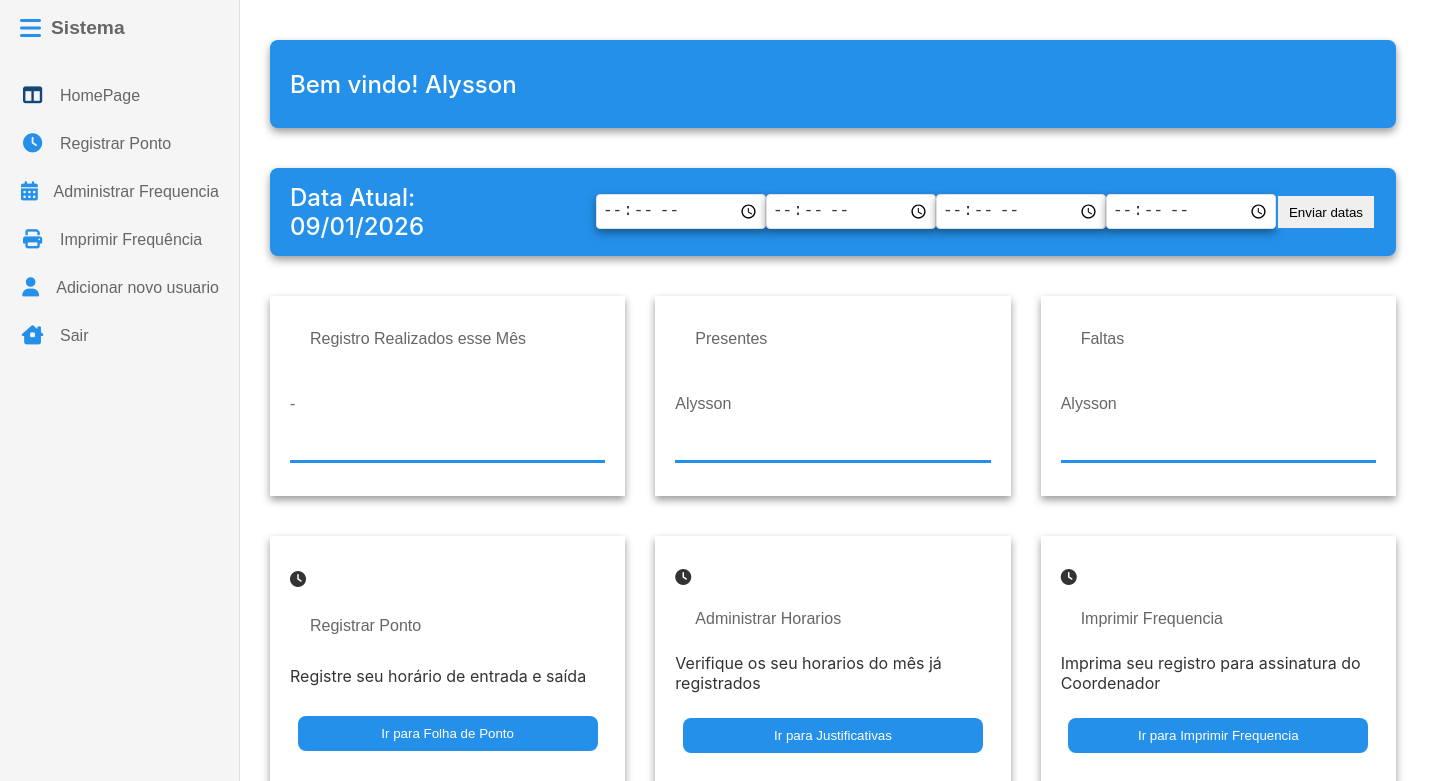
The page /home.php (signed in) on the database as committed earlier.
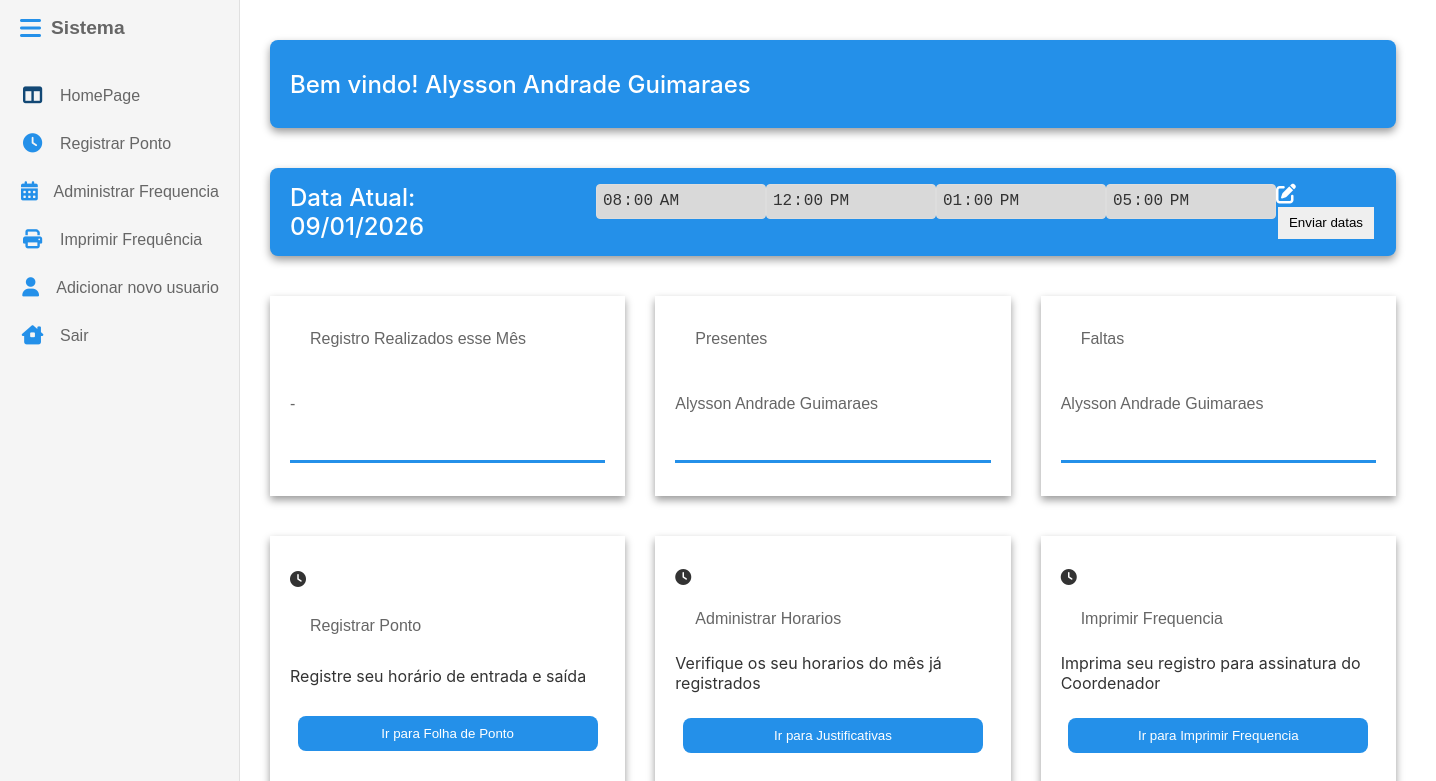
The same page on the database as committed later.
### tables this page shows
CREATE TABLE `usuario` (
  `id` int(11) NOT NULL AUTO_INCREMENT,
  `nome` varchar(100) NOT NULL,
  `cpf` varchar(14) NOT NULL,
  `setor` char(7) DEFAULT NULL,
  `permissoes` enum('administrador','usuario') DEFAULT NULL,
  `username` varchar(100) NOT NULL,
  `email` varchar(250) NOT NULL,
  `senha` varchar(250) NOT NULL,
  PRIMARY KEY (`id`),
  UNIQUE KEY `cpf` (`cpf`)
);

CREATE TABLE `ponto_diario` (
  `id` int(11) NOT NULL AUTO_INCREMENT,
  `usuario_id` int(11) NOT NULL,
  `data_completo` date DEFAULT NULL,
  `entrada` time DEFAULT NULL,
  `saida_almoco` time DEFAULT NULL,
  `volta_almoco` time DEFAULT NULL,
  `saida` time DEFAULT NULL,
  `status_dia` varchar(50) DEFAULT 'Em Andamento',
  `data_registro` timestamp NOT NULL DEFAULT current_timestamp(),
  PRIMARY KEY (`id`),
  UNIQUE KEY `unique_ponto_dia` (`usuario_id`,`data_completo`),
  CONSTRAINT `ponto_diario_ibfk_1` FOREIGN KEY (`usuario_id`) REFERENCES `usuario` (`id`)
);

### settings/conf_server.php (called while the page is built, shortened)
<?php
function mese_atual()
{
    $dia = date("d");
    $mes = date("m");
    $ano = date("Y");
    $meses = [
        "01"  => 'Janeiro',
        "02"  => 'Fevereiro',
        "03"  => 'Março',
        "04"  => 'Abril',
        "05"  => 'Maio',
        "06"  => 'Junho',
        "07"  => 'Julho',
        "08" => 'Agosto',
        "09" => 'Setembro',
        "10" => 'Outubro',
        "11" => 'Novembro',
        "12" => 'Dezembro'
    ];
    $mes_nome = $meses[$mes];
    return [
        'dia' => $dia,
        'mes_nome' => $mes_nome,
        'mes' => $mes,
        'ano' => $ano,
        'data_completa' => "$dia/$mes/$ano",
        'meses'      => $meses
    ];
}
function dados_user()
{
    $conn = conexao_banco();
    $usuario_id = $_SESSION['user_id'];
    $query = $conn->prepare("SELECT * FROM usuario WHERE id = ?");
    $query->bind_param("s", $usuario_id);
    $query->execute();
    $resultado = $query->get_result();
    $dados_usuario = $resultado->fetch_assoc();
    return $dados_usuario;
}
function horas_registradas($id_user)
{
    $conn = conexao_banco();
    $stmt = $conn->prepare(
        'SELECT * FROM ponto_diario WHERE usuario_id = ?'
    );
    $stmt->bind_param("i", $id_user);
    $stmt->execute();
    $result = $stmt->get_result();
    $datas_registradas = [];
    while ($row = $result->fetch_assoc()) {
        $datas_registradas[$row['data_completo']] = $row;
    }
    return $datas_registradas;
}

### home.php (the view, shortened to what this page needs)
<!DOCTYPE html>
<html lang="pt_BR">
<?php
include('./settings/conf_server.php');
$dados_user = dados_user();
$data = mese_atual();
?>
<body>
    <div class="main-content">
        <section class="home-section">
            <div class="section-container">
                <div class="container-home">
                    <div class="container-welcome">
                        <h2 class="title-container">Bem vindo! <?php echo $dados_user['nome'] ?> </h2>
                    </div>
                </div>
                <div class="container-home">
                    <div class="container-welcome welcome-horario">
                        <div class="titulo-container">
                            <h2 class="title-container">Data Atual: <?= $data_completa = $data['data_completa']; ?></h2>
                        </div>
                        <div class="inputs-container">
                            <form action="./settings/conf_data.php" method="post">
                                <?php
                                $datas_registradas = horas_registradas($_SESSION['user_id']);
                                $data_str = date('Y-m-d');
                                $registroDia = $datas_registradas[$data_str] ?? null;
                                $existeRegistro = isset($datas_registradas[$data_str]);
                                $dia = date('j');
                                $nome_dia_ingles = date('l', strtotime($data_str));
                                ?>
                                <div class="container-horarios intem-home">
                                    <div class="items-horarios">
                                        <?php
                                        if ($nome_dia_ingles === "Sunday" || $nome_dia_ingles === "Saturday") {
                                            echo "<div>
                                                    <span>Final de Semana</span>
                                                    </div>";
                                        } else {
                                        ?>
                                            <input
                                                class="horario-input"
                                                maxlength="5"
                                                type="time"
                                                name="entrada[<?= $dia ?>]"
                                                value="<?= !empty($registroDia['entrada']) ? substr($registroDia['entrada'], 0, 5) : '' ?>"
                                                <?= $existeRegistro ? 'readonly' : '' ?>>
                                    </div>
                                    <div class="items-horarios">
                                        <input
                                            class="horario-input"
                                            maxlength="5"
                                            type="time"
                                            name="saida_pf[<?= $dia ?>]"
                                            value="<?= !empty($registroDia['saida_almoco']) ? substr($registroDia['saida_almoco'], 0, 5) : '' ?>"
                                            <?= $existeRegistro ? 'readonly' : '' ?>>
                                    </div>
                                    <div class="items-horarios">
                                        <input
                                            class="horario-input"
                                            maxlength="5"
                                            type="time"
                                            name="entrada_pf[<?= $dia ?>]"
                                            value="<?= !empty($registroDia['volta_almoco']) ? substr($registroDia['volta_almoco'], 0, 5) : '' ?>"
                                            <?= $existeRegistro ? 'readonly' : '' ?>>
                                    </div>
                                    <div class="items-horarios">
                                        <input
                                            class="horario-input"
                                            maxlength="5"
                                            type="time"
                                            name="saida[<?= $dia ?>]"
                                            value="<?= !empty($registroDia['saida']) ? substr($registroDia['saida'], 0, 5) : '' ?>"
                                            <?= $existeRegistro ? 'readonly' : '' ?>>
                                    </div>
                                    <div class="items-horarios">
                                        <?php if ($existeRegistro): ?>
                                            <i class="fa-solid fa-pen-to-square botao-calendario"></i>
                                        <?php endif; ?>
                                        <button type="submit" class="btn-calendario home-calendario">
                                            Enviar datas
                                        </button>
                                    <?php } ?>
                                    </div>
                                </div>
                        </div>
                    </div>
                </div>
                <div class="container-card">
                    <div class="card-info">
                        <span class="title-container">Registro Realizados esse Mês</span>
                        <span> - </span>
                        <div class="linha blue"></div>
                    </div>
                    <div class="card-info">
                        <span class="title-container">Presentes </span>
                        <span> <?php echo $dados_user['nome'] ?> </span>
                        <div class="linha green"></div>
                    </div>
                    <div class="card-info">
                        <span class="title-container">Faltas </span>
                        <span> <?php echo $dados_user['nome'] ?> </span>
                        <div class="linha red"></div>
                    </div>
                </div>
                <div class="container-card">
                    <div class="card-inferior">
                        <i class="fa-solid fa-clock card-icon"></i>
                        <span class="title-container">Registrar Ponto</span>
                        <p>Registre seu horário de entrada e saída</p>
                        <div class="btn-container"><a href="registrar-ponto.php"><button button class="btn-cards">Ir para Folha de Ponto</button></a>
                        </div>
                    </div>
                    <div class="card-inferior">
                        <i class="fa-solid fa-clock card-icon"></i>
                        <span class="title-container">Administrar Horarios</span>
                        <p>Verifique os seu horarios do mês já registrados</p>
                        <div class="btn-container"><input class="btn-cards" type="submit" value="Ir para Justificativas">
                        </div>
                    </div>
                    <div class="card-inferior">
                        <i class="fa-solid fa-clock card-icon"></i>
                        <span class="title-container">Imprimir Frequencia</span>
                        <p>Imprima seu registro para assinatura do Coordenador</p>
                        <div class="btn-container"><input class="btn-cards" type="submit"
                                value="Ir para Imprimir Frequencia"></div>
                    </div>
                </div>
            </div>
        </section>
    </div>
</body>
</html>

### css/main.css (style rules this page uses)
:root { --primary-color: #2490e9; --primary-color-hover: color-mix(in srgb, var(--primary-color), black 50%); --segundaria-color:#eeeeee; --green-color:green; --modal-font-titulo: 15px; --dark-text: #333; --light-text: #666; --white-text: #fff; --border-color: #e0e0e0; --shadow: 0 4px 8px rgba(0, 0, 0, 0.4); }
* { margin: 0; padding: 0; box-sizing: border-box; }
body { font-family: -apple-system, BlinkMacSystemFont, 'Segoe UI', Roboto, Helvetica, Arial, sans-serif; background-color: white; color: var(--dark-text); }
h2 { font-size: 1.5rem; font-weight: 500; color: var(--white-text); }
span { font-size: 1rem; font-family: 'Franklin Gothic Medium', 'Arial Narrow', Arial, sans-serif; color: var(--light-text); }
.section-container { max-width: 1350px; margin: 0 auto; }
.main-content { margin-left: 220px; transition: margin-right 0.3s ease; }

### css/home.css (style rules this page uses)
.home-section { flex: 1; padding: 20px; margin-left: 10px; }
.container-home { padding: 20px; }
.container-welcome { width: 100%; height: 11vh; background-color: var(--primary-color); border: 0px solid; border-radius: 8px; color: var(--white-text); display: flex; align-items: center; box-shadow: var(--shadow); }
.welcome-horario { display: flex; justify-content: flex-start; }
.intem-home { width: 110% !important; }
.home-calendario { margin-top: 0 !important; height: 36px !important; padding: 0 !important; }
.titulo-container { margin-right: 100px; }
.title-container { margin-left: 20px; }
.container-card { display: flex; gap: 30px; margin: auto; padding: 20px; }
.card-info { width: 430px; height: 200px; box-shadow: var(--shadow); gap: 20px; padding: 20px; flex-direction: column; display: flex; justify-content: space-around; }
.linha { width: 100%; height: 3px; background: var(--primary-color); }
.card-inferior { width: 440px; height: 250px; box-shadow: var(--shadow); padding: 20px; flex-direction: column; display: flex; justify-content: space-around; }
.btn-container { width: 100%; display: flex; justify-content: center; }
.btn-cards { width: 300px; height: 35px; background-color: var(--primary-color); color: var(--white-text); border: 0px solid; border-radius: 8px; transition: background 0.5s ease, transform 0.5s ease, color 0.3s ease; }

### css/navegacao.css (style rules this page uses)
.sidebar { background-color: whitesmoke; width: 240px; height: 100vh; position: fixed; left: 0; top: 0; border-right: 1px solid var(--border-color); padding: 1rem 0; transition: width 0.3s ease; overflow-x: hidden; }
.sidebar-header { display: flex; align-items: center; padding: 0 1.25rem; margin-bottom: 2rem; cursor: pointer; }
.logo-icon { font-size: 1.5rem; color: var(--primary-color); }
.sidebar-header .logo-text { font-size: 1.2rem; font-weight: bold; margin-left: 10px; white-space: nowrap; }
.sidebar-menu { list-style-type: none; }
.sidebar-menu li a { display: flex; align-items: center; padding: 0.9rem 1.25rem; text-decoration: none; color: var(--primary-color); font-weight: 500; white-space: nowrap; }
.nav-link.active a { background-color: var(--light-grey); color: var(--primary-color-hover); }
.sidebar-menu li a i { font-size: 1.2rem; width: 25px; text-align: center; }
.sidebar-menu li a .menu-text { margin-left: 15px; }

### css/calendario.css (style rules this page uses)
.btn-calendario { width: 100px; height: 50px; padding: 10px; border: 2px solid var(--primary-color); margin-top: 20px; }
.container-horarios { display: grid; width: 100%; margin: 10px auto; padding: 20px; grid-template-columns: repeat(4, 1fr) repeat(2, 0.5fr); }
.horario-input { width: 170px; height: 35px; border: 1px solid var(--border-color); border-radius: 4px; padding: 5px; font-size: 16px; color: var(--dark-text); box-shadow: var(--shadow); }
.botao-calendario { font-size: 20px; cursor: pointer; }
input[readonly] { background-color: color-mix(in srgb, var(--white-text), gray 30%); border: 1px solid #ddd; color:var(--dark-text); cursor: default; box-shadow: none; user-select: none; -webkit-user-select: none; -moz-user-select: none; -ms-user-select: none; }

Rows that differ between the two databases and show on the page:
changed usuario: nome "Alysson" → "Alysson Andrade Guimaraes"
added ponto_diario: entrada "08:00", saida_almoco "12:00", volta_almoco "13:00", saida "17:00"
